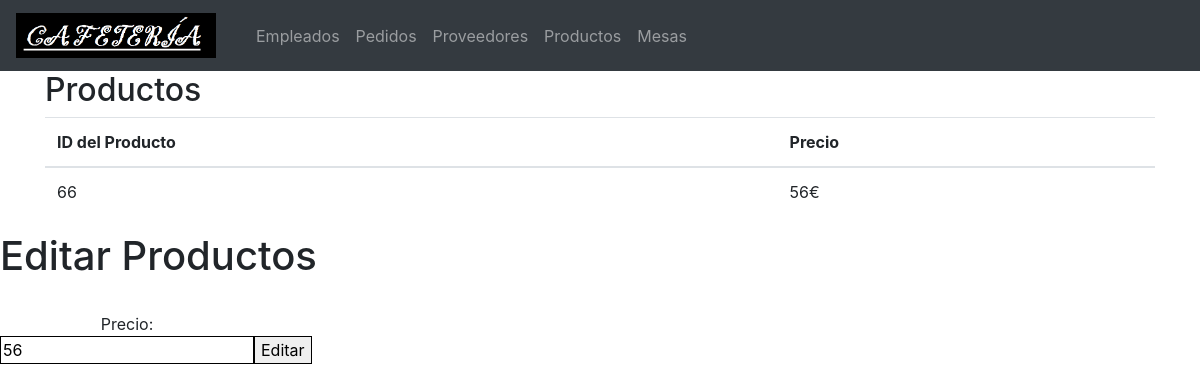
/editar_productos.php?id=66, run on the app's committed database.
### tables this page shows
CREATE TABLE IF NOT EXISTS Productos (
  idProductos INT NOT NULL ,
  Precio DECIMAL NOT NULL CHECK(Precio > 0),
  PRIMARY KEY (idProductos)
  );

### editar_productos.php (the view, shortened to what this page needs)
<!DOCTYPE html>
<html lang="es">
<head>
    <link rel="stylesheet" href="https://maxcdn.bootstrapcdn.com/bootstrap/4.1.0/css/bootstrap.min.css">
</head>
<body>
    <nav class="navbar navbar-expand-sm bg-dark navbar-dark">
        <a class="navbar-brand" href="#"> <img src="icono.png" alt="logo" style="width:200px;"> </a>
        <div class="collapse navbar-collapse" id="collapsibleNavbar">
            <ul class="navbar-nav">
                <li class="nav-item"> <a class="nav-link" href="index.php">Empleados</a> </li>
                <li class="nav-item"> <a class="nav-link" href="pedidos.php">Pedidos</a> </li>
                <li class="nav-item"> <a class="nav-link" href="proveedores.php">Proveedores</a> </li>
                <li class="nav-item"> <a class="nav-link" href="productos.php">Productos</a> </li>
                <li class="nav-item"> <a class="nav-link" href="mesa.php">Mesas</a> </li>
            </ul>
        </div>
    </nav>
    <?php
       $con = mysqli_connect("localhost", "root", "majada");
        mysqli_select_db($con, "proyecto");
        if(isset($_REQUEST['idprod'])){
            $precio = $_REQUEST['precio'];
            $id = $_REQUEST['idprod'];
            $editar = "UPDATE Productos SET Precio = $precio WHERE idProductos = $id";
            $editar1 = mysqli_query($con, $editar);
        }
    else $id = $_REQUEST['id'];
            $Registros = mysqli_query($con, "SELECT * FROM Productos where idProductos = '$id'");
            $bucle = mysqli_fetch_array($Registros);
    ?>
        <div class="container">
            <div class="table-responsive">
                <h2>Productos</h2>
                <table class="table table-striped">
                    <thead>
                        <tr>
                            <th>ID del Producto</th>
                            <th>Precio</th>
                        </tr>
                    </thead>
                    <tbody>
                        <tr>
                            <?php
			echo "<tr><td>".$bucle["idProductos"]."</td>";
            echo "<td>".$bucle["Precio"]."€"."</td></tr>";
        ?> </tr>
                    </tbody>
                </table>
            </div>
        </div>
        <h1>Editar Productos</h1>
        <form class="form-inline" method="POST" action="/editar_productos.php">
            <fieldset>
                <br/>
                <label for="precio">Precio:</label>
                <input type="text" name="precio" value="<?php echo $bucle['Precio'] ?>" required>
                <br/> </fieldset>
            <br>
            <input type="submit" value="Editar" /> </form>
</body>
</html>

### editar_productos.php (style rules this page uses)
input { border: 1px solid black; }
fieldset { margin-bottom: 4%; }

### data on the page
productos: idProductos "66", Precio "56", precio "56"
